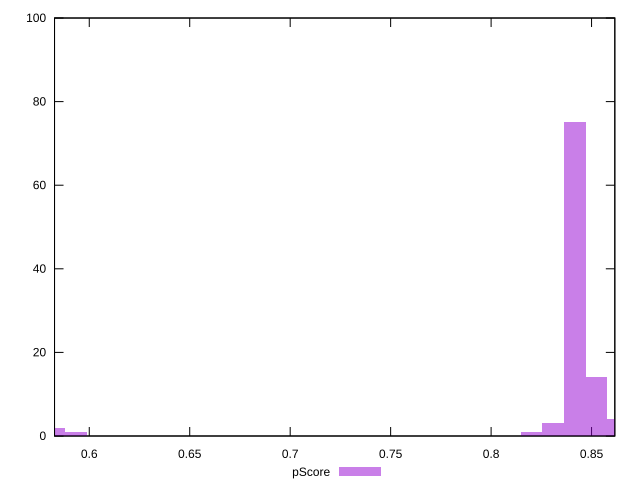

Here is the gnuplot script that generated this plot:
reset

$pScore <<EOF
0.8200629272134362 1
0.8308532288872972 3
0.8416435305611581 75
0.8524338322350191 14
0.8632241339088802 4
0.5826762903884941 2
0.5934665920623551 1
EOF

set key outside below
set boxwidth 0.010790301673861002
set xrange [0.5827170713690892:0.8615755091807935]
set yrange [0:100]
set trange [0:100]
set style fill transparent solid 0.5 noborder
set terminal svg size 640, 490 enhanced background rgb 'white'
set output "report_00026_2021-02-22T21:38:55.199Z/interactive/samples/pages+cached+noadtech/pScore/histogram.svg"

plot $pScore title "pScore" with boxes

reset
